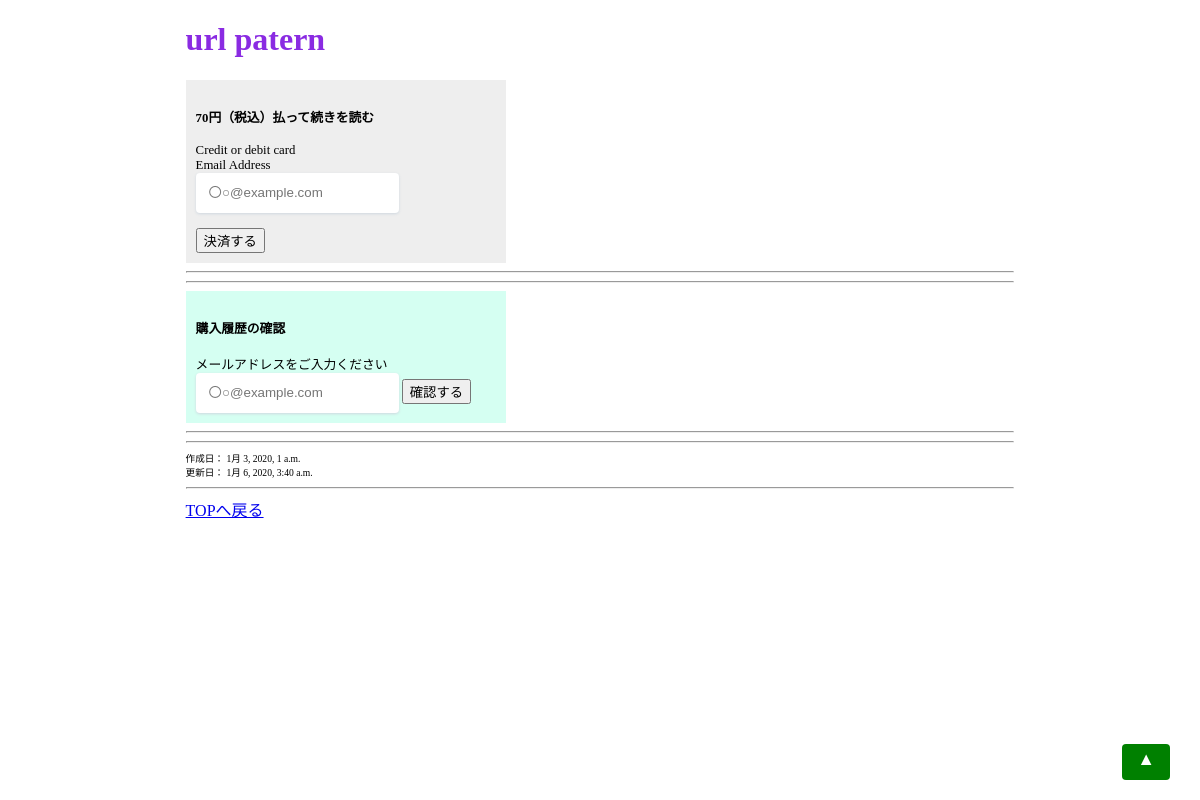
The page /url-patern/ on the database its author committed.
### blog/models.py (models this page shows, shortened)
class Post(models.Model):
    title = models.CharField(max_length=100)
    slug = models.SlugField()
    text = MarkdownxField()
    price = models.IntegerField(null=True)
    created_datetime = models.DateTimeField(auto_now_add=True)
    updated_datetime = models.DateTimeField(auto_now=True)
    def formatted_markdown(self):
        return markdownify(self.text)

### blog/views.py (the view)
# urls.py: path('<slug:slug>/', views.fee_detail, name='fee_detail'),
def fee_detail(request, slug):
    post = get_object_or_404(Post, slug=slug)
    blog_price = post.price
    if blog_price > 0:
        stripe.api_key = 'sk_test_L3ocIJYmmqbktHeyfNh9t9I600OpJsBvke'
        if request.method == "POST":
            try:
                user_email = request.POST['input_mail']
                amount = blog_price
                customer = stripe.Customer.create(
                    email = user_email,
                    source=request.POST['stripeToken']
                )
                print("stripe.Customer.create()     OK!")
                paied = stripe.Charge.create(
                    customer=customer.id,
                    amount=amount,
                    currency='jpy',
                    description='ブログのdjangoでStripe中....',
                    receipt_email=user_email,
                )
                print("stripe.Charge.create()     OK!")
                if paied["status"]=="succeeded":
                    sells_data = Sell()
                    sells_data.sold_blog = post
                    sells_data.customer_mail = user_email
                    sells_data.Date = timezone.now()
                    sells_data.price = amount
                    sells_data.save()
                    return render(request, 'blog/paid_detail.html', {'post': post})
                else:
                    pay_status = paied["status"]
                    return render(request, 'blog/fee_detail.html', {'post': post,  'pay_status':pay_status})
            except stripe.error.StripeError:
                print("error......")
        else:
            sample_text = "Stripe上手くいくかな....."
        return render(request, 'blog/fee_detail.html', {'post': post})
    else:
        return render(request, 'blog/detail.html', {'post':post}) # 0円記事のパターン

### blog/templates/blog/fee_detail.html (shortened to what this page needs)
{% extends 'blog/base.html' %}
{% load static %}
{% block content %}
<link rel="stylesheet" href="{% static 'css/pay-stripe.css' %}">
<h1>{{ post.title }}</h1>
<div style="width:300px;font-size:0.8em;background-color:#eeeeee;padding-top: 10px;padding-right: 10px;padding-bottom: 10px;padding-left: 10px;">
<h4>{{ post.price }}円（税込）払って続きを読む</h4>
<form method="post" id="payment-form">
    <div class="form-row inline">
        <div class="col">
            <label for="card-element">
            Credit or debit card
            </label>
        </div>
        <div class="col">
        <label for="email">
        Email Address
        </label><br>
        <input id="email" name="input_mail"  type="email" placeholder="〇○@example.com"  required>
    </div>
    </div>
  <br>
  <button>決済する</button>
</form>
</div>
<hr>
<hr>
{% if inputed_email %}
{% else %}
<div style="width:300px;font-size:0.8em;background-color:#d5fff2;padding-top: 10px;padding-right: 10px;padding-bottom: 10px;padding-left: 10px;">
<h4>購入履歴の確認</h4>
<form action="{% url 'post:purchased_check' post.slug%}" method="post">
<label for="check_mail">
メールアドレスをご入力ください
</label><br>
<input id="email" name="check_mail"  type="email" placeholder="〇○@example.com"  required>
<button type="submit">確認する</button>
</form>
</div>
<hr>
<hr>
{% endif %}
<div style="font-size:0.6em">
作成日： {{ post.created_datetime }}
<br>
更新日： {{ post.updated_datetime }}
</div>
<hr>
{% endblock %}

### blog/static/css/blog.css (style rules this page uses)
h1 { color: blueviolet; }

### blog/static/css/pay-stripe.css (style rules this page uses)
input, .StripeElement { box-sizing: border-box; height: 40px; padding: 10px 12px; border: 1px solid transparent; border-radius: 4px; background-color: white; box-shadow: 0 1px 3px 0 #e6ebf1; -webkit-transition: box-shadow 150ms ease; transition: box-shadow 150ms ease; }
input, .StripeElement--focus { box-shadow: 0 1px 3px 0 #cfd7df; }

### rows shown on the page
Post: title "url patern", price "70", created_datetime "1月 3, 2020, 1 a.m.", updated_datetime "1月 6, 2020, 3:40 a.m."
